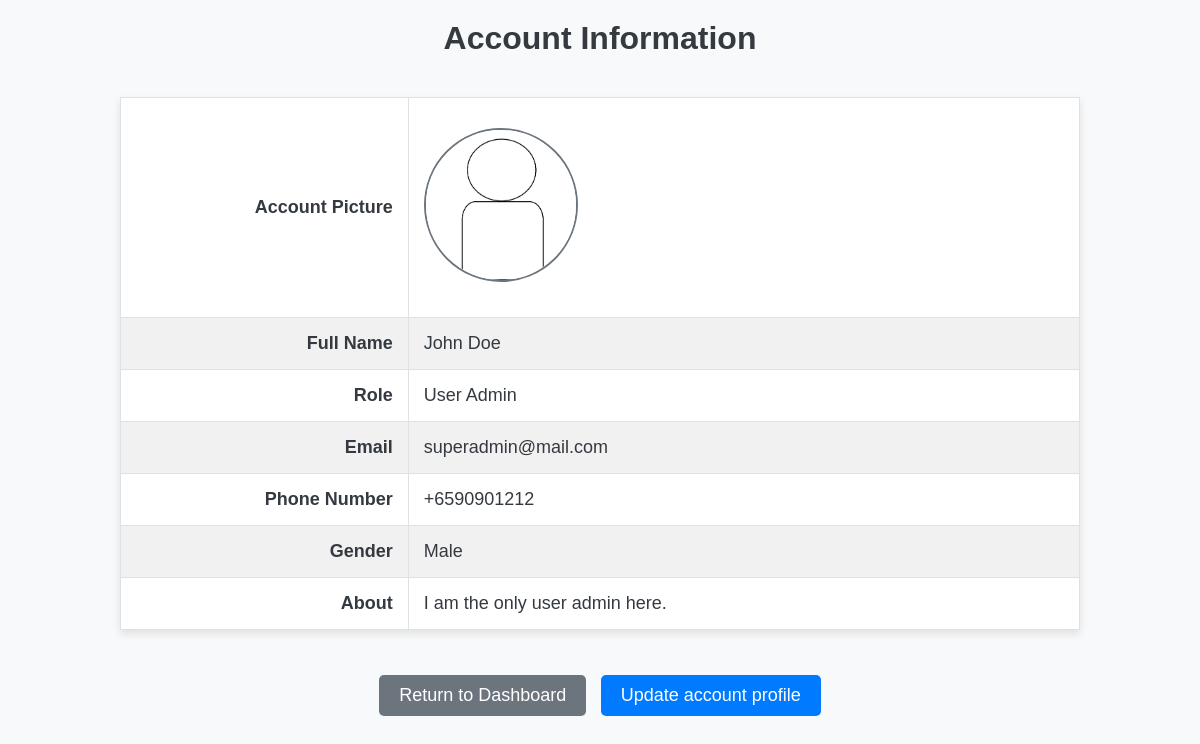
Page /cleaner/cleaner_manage_profile.php (signed in) on the committed database.
### tables this page shows
CREATE TABLE IF NOT EXISTS `profile` (
  `profile_id` int(11) NOT NULL AUTO_INCREMENT,
  `user_id` int(11) NOT NULL,
  `first_name` varchar(256) NOT NULL,
  `last_name` varchar(256) NOT NULL,
  `about` varchar(256) NOT NULL,
  `gender` varchar(16) NOT NULL,
  `profile_image` longblob DEFAULT NULL,
  `status_id` int(11) DEFAULT NULL,
  PRIMARY KEY (`profile_id`),
  KEY `user_id` (`user_id`),
  KEY `status_id` (`status_id`)
);

CREATE TABLE IF NOT EXISTS `role` (
  `role_id` int(11) NOT NULL AUTO_INCREMENT,
  `role_name` varchar(256) DEFAULT NULL,
  `role_description` varchar(256) DEFAULT NULL,
  PRIMARY KEY (`role_id`)
);

CREATE TABLE IF NOT EXISTS `users` (
  `user_id` int(11) NOT NULL AUTO_INCREMENT,
  `username` varchar(256) NOT NULL,
  `password` varchar(256) NOT NULL,
  `role_id` int(11) DEFAULT NULL,
  `email` varchar(256) NOT NULL,
  `phone_num` varchar(256) NOT NULL,
  `status_id` int(11) DEFAULT NULL,
  PRIMARY KEY (`user_id`),
  UNIQUE KEY `username` (`username`),
  UNIQUE KEY `email` (`email`),
  UNIQUE KEY `phone_num` (`phone_num`),
  KEY `role_id` (`role_id`),
  KEY `status_id` (`status_id`)
);

### cleaner/cleaner_manage_profile.php (the view, shortened to what this page needs)
<?php
$username = $_SESSION['username'];
class UserAccount {
    public function __construct($data) {
        $this->first_name = $data['first_name'];
        $this->last_name = $data['last_name'];
        $this->about = $data['about'];
        $this->gender = $data['gender'];
        $this->email = $data['email'];
        $this->role_name = $data['role_name'];
        $this->phone_num = $data['phone_num'];
    }
    public static function getProfileByUsername($username) {
        try {
            $servername = getenv('DB_HOST') ?: "127.0.0.1";
            $dbUsername = getenv('DB_USER') ?: "root";
            $password = getenv('DB_PASSWORD') ?: "";
            $dbname = getenv('DB_NAME') ?: "csit314";
            $port = getenv('DB_PORT') ?: 3307;
            $dsn = "mysql:host={$servername};port={$port};dbname={$dbname}";
            $pdo = new PDO($dsn, $dbUsername, $password);
            $pdo->setAttribute(PDO::ATTR_ERRMODE, PDO::ERRMODE_EXCEPTION);
            $query = "SELECT u.username, p.first_name, p.last_name, p.about, p.gender, u.email, p.user_id, r.role_name, u.phone_num, p.profile_image, p.profile_id
                      FROM profile p
                      JOIN users u ON p.user_id = u.user_id
                      JOIN role r ON r.role_id = u.role_id
                      WHERE u.username = :username";
            $stmt = $pdo->prepare($query);
            $stmt->bindParam(':username', $username);
            $stmt->execute();
            $data = $stmt->fetch(PDO::FETCH_ASSOC);
            return $data ? new self($data) : null;
        } catch (PDOException $e) {
            die("Database connection failed: " . $e->getMessage());
        }
    }
}
class ViewAgentAccountController {
    public function getProfile($username) {
        return UserAccount::getProfileByUsername($username);
    }
}
class ViewAgentAccountPage {
    private $profileData;
    public function __construct($profileData) {
        $this->profileData = $profileData;
    }
    public function render() {
        ?>
        <!DOCTYPE HTML>
        <html lang="en">
        <head>
        </head>
        <body>
            <h1 style="text-align: center">Account Information</h1>
            <table id="infoTable">
                <?php if ($this->profileData): ?>
                    <tr>
                        <td><strong>Account Picture</strong></td>
                        <td colspan="2">
                            <?php if (!empty($this->profileData->profile_image)): ?>
                                <img class="profile-image" alt="Profile Picture">
                            <?php else: ?>
                                <img src="../default-profile.jpg" class="profile-image" alt="Default Profile Picture">
                            <?php endif; ?>
                        </td>
                    </tr>
                    <tr>
                        <td><strong>Full Name</strong></td>
                        <td colspan="2"><?php echo htmlspecialchars($this->profileData->first_name . ' ' . $this->profileData->last_name); ?></td>
                    </tr>
                    <tr>
                        <td><strong>Role</strong></td>
                        <td colspan="2"><?php echo htmlspecialchars($this->profileData->role_name); ?></td>
                    </tr>
                    <tr>
                        <td><strong>Email</strong></td>
                        <td colspan="2"><?php echo htmlspecialchars($this->profileData->email); ?></td>
                    </tr>
                    <tr>
                        <td><strong>Phone Number</strong></td>
                        <td colspan="2"><?php echo htmlspecialchars($this->profileData->phone_num); ?></td>
                    </tr>
                    <tr>
                        <td><strong>Gender</strong></td>
                        <td colspan="2"><?php echo htmlspecialchars($this->profileData->gender == 'M' ? 'Male' : ($this->profileData->gender == 'F' ? 'Female' : $this->profileData->gender)); ?></td>
                    </tr>
                    <tr>
                        <td><strong>About</strong></td>
                        <td colspan="2"><?php echo htmlspecialchars($this->profileData->about); ?></td>
                    </tr>
                <?php else: ?>
                    <tr>
                        <td colspan="3">Profile not found.</td>
                    </tr>
                <?php endif; ?>
            </table>
            <div class="button-container">
                <form action="cleaner_dashboard.php" style="display: inline-block;">
                    <button type="submit" class="button dashboard-button">Return to Dashboard</button>
                </form>
                <form action="" method="POST" style="display: inline-block;">
                    <button type="submit" name="update" class="button">Update account profile</button>
                </form>
            </div>
        </body>
        </html>
        <?php
    }
}
$accountController = new ViewAgentAccountController();
$profileData = $accountController->getProfile($username);
$userAccount = new ViewAgentAccountPage($profileData);
$userAccount->render();
?>

### cleaner/cleaner_manage_profile.php (style rules this page uses)
body { font-family: Arial, sans-serif; margin: 0; padding: 0; background-color: #f8f9fa; color: #343a40; }
h1 { text-align: center; color: #343a40; margin-top: 20px; font-size: 2em; }
#infoTable { width: 80%; margin: 40px auto; border-collapse: collapse; background-color: #ffffff; box-shadow: 0 4px 8px rgba(0, 0, 0, 0.1); }
#infoTable th, #infoTable td { padding: 15px; text-align: left; font-size: 18px; border: 1px solid #dee2e6; }
#infoTable td:first-child { font-weight: bold; width: 30%; text-align: right; }
#infoTable td:nth-child(2) { text-align: left; }
#infoTable tr:nth-child(even) { background-color: #f1f1f1; }
.profile-image { width: 150px; height: 150px; border-radius: 50%; object-fit: cover; border: 2px solid #6c757d; margin: 15px 0; }
.button-container { text-align: center; margin-top: 20px; }
.button { font-size: 18px; padding: 10px 20px; margin: 5px; border: none; border-radius: 5px; color: #ffffff; cursor: pointer; transition: background-color 0.3s ease; display: inline-block; }
.button:not(.dashboard-button) { background-color: #007bff; }
.dashboard-button { background-color: #6c757d; }

### rows in the picture
profile: first_name+last_name "John Doe", role.role_name "User Admin", user.email "superadmin@mail.com", user.phone_num "+6590901212", gender "Male", about "I am the only user admin here."
